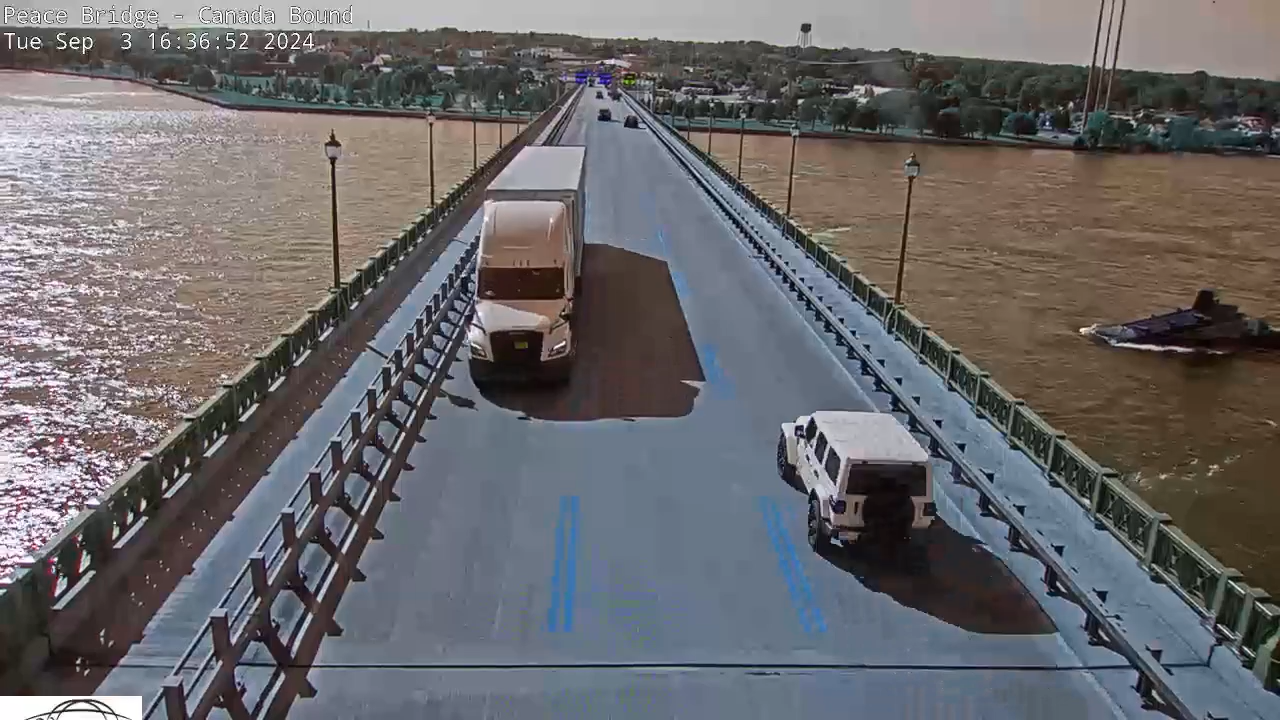
#> input picture main.png, 1280 x 720 px, given in place of output3.mp4, which was not available
$ jupyter execute --allow-errors CarDetection.ipynb   (text cells are left out)
#> lines starting #> are read from the running program, lines starting #| are printed output that depends on the picture; after the words box and inside, x2 and y2 are one past the last pixel; in counts of white or black regions, pixels touching at a corner belong together; pictures that were not available may be replaced by others from this repository, and a replacement may not be noted
[cell 1]
import streamlink
import time
import cv2 as cv

[cell 2]
stream_url = "https://manifest.googlevideo.com/api/manifest/hls_variant/expire/1726699152/ei/MALrZpH9FajGi9oP8JeGgQQ/ip/86.107.43.88/id/DnUFAShZKus.1/source/yt_live_broadcast/requiressl/yes/xpc/EgVo2aDSNQ%3D%3D/tx/51257031/txs/51257028%2C51257029%2C51257030%2C51257031%2C51257032/hfr/1/playlist_duration/30/manifest_duration/30/maudio/1/spc/54MbxWGYEv10L5MZxcl1QBLH03orKC2Lm1DTpiyQY2Mqo9MPwbAv0LqcZ42gVds/vprv/1/go/1/rqh/5/pacing/0/nvgoi/1/keepalive/yes/dover/11/itag/0/playlist_type/DVR/sparams/expire%2Cei%2Cip%2Cid%2Csource%2Crequiressl%2Cxpc%2Ctx%2Ctxs%2Chfr%2Cplaylist_duration%2Cmanifest_duration%2Cmaudio%2Cspc%2Cvprv%2Cgo%2Crqh%2Citag%2Cplaylist_type/sig/AJfQdSswRgIhAIlr1yE85xJ5e1k2sQEPQAsoRyX_kXRyWcJU-8igQExGAiEA-PvI-ZgPrvU1ETolGEfhqC0SIG7bN7sDRbpblyL6Umg%3D/file/index.m3u8"
# https://anym3u8player.com/yt/
#> (the rest of this cell did not finish here and is left out)

#> (a cell that did not finish here is left out)

[cell 4]
import cv2 as cv
import numpy as np
from matplotlib import pyplot as plt
import ffmpeg
import os
import datetime
import pytz
from scipy.signal import find_peaks
import sqlite3

[cell 5]
vid_path = "F:\\DA\\Projects\\Peace_bridge\\output3.mp4"

[cell 6]
def convert_to_canada_time(local_time, local_timezone_str, canada_timezone_str):
    local_timezone = pytz.timezone(local_timezone_str)
    local_time = local_timezone.localize(local_time)
    canada_timezone = pytz.timezone(canada_timezone_str)
    canada_time = local_time.astimezone(canada_timezone)
    return canada_time

def get_file_creation_time(file_path):
    creation_time = os.path.getctime(file_path)
    creation_time_readable = datetime.datetime.fromtimestamp(creation_time)
    date = creation_time_readable.date()
    time = creation_time_readable.time().replace(microsecond=0)
    full_creation_time = datetime.datetime.combine(date, time)
    return full_creation_time

#> (the rest of this cell did not finish here and is left out)

[cell 7]
vid_cv = cv.VideoCapture(vid_path)

if not vid_cv.isOpened():
    print(f"Error: Could not open video file: {vid_path}")
    exit()
ret, frame1 = vid_cv.read()
#> frame1 is the input picture: shape (720, 1280, 3); mean B, G, R 107, 104.4, 106.3
if not ret or frame1 is None:
    print("Error: Could not read the first frame from the video.")
    exit()

[cell 8]
lst = []
timestamps = []

[cell 9]
image = cv.cvtColor(frame1, cv.COLOR_BGR2GRAY)
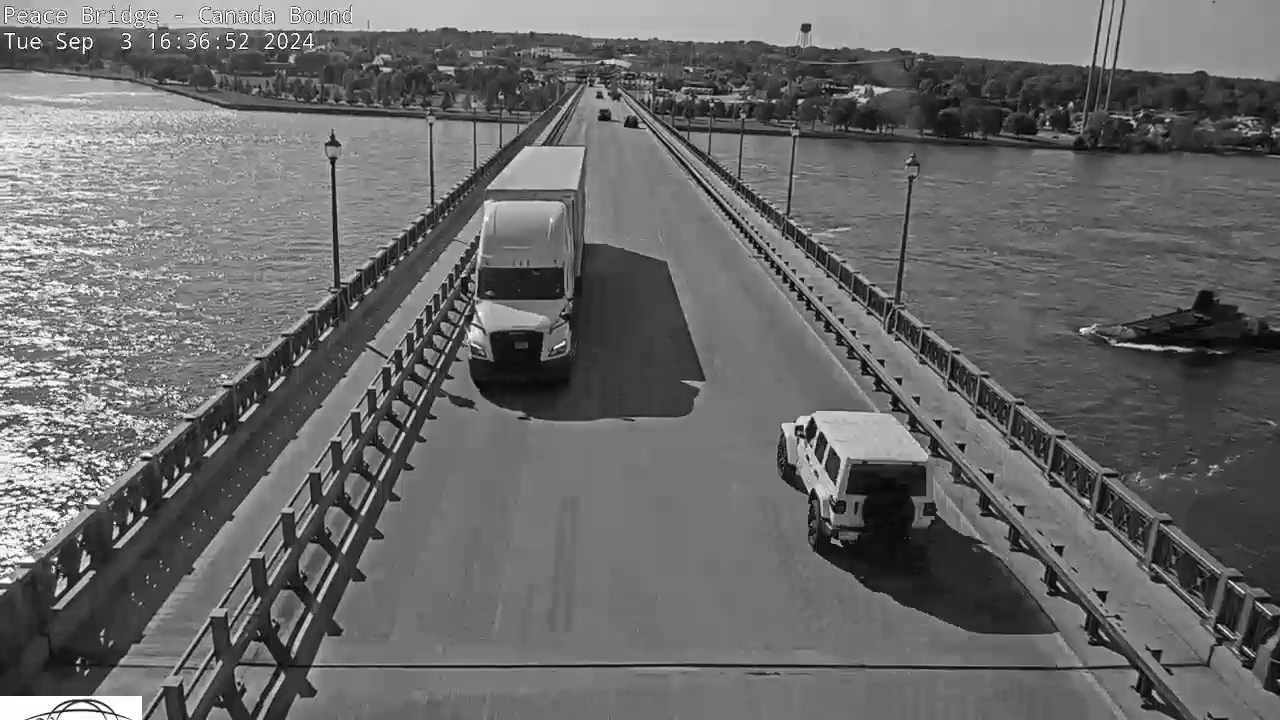
#> image: shape (720, 1280); min 0, max 255, mean 105.3
pts = np.array([[400, 491], [335, 560], [551, 560], [559, 491]])
mask = np.zeros(image.shape[:2], dtype=np.uint8)
cv.fillPoly(mask, [pts], 255)
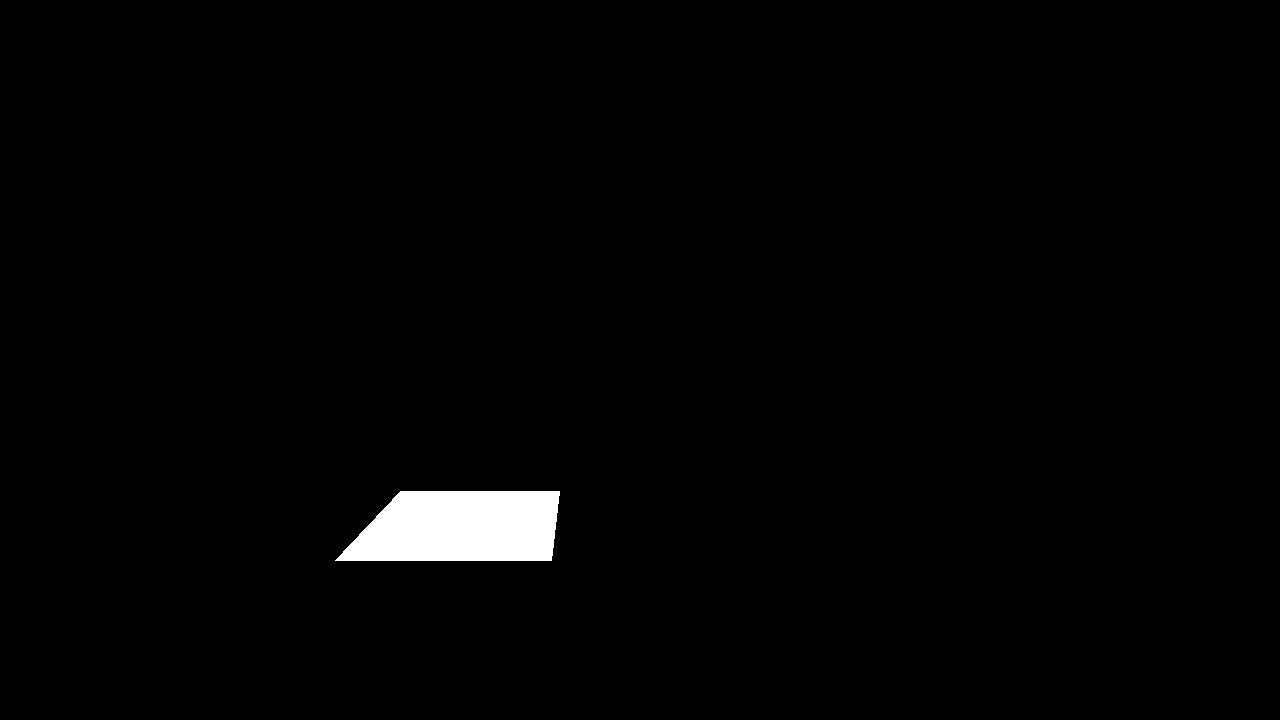
#> mask: shape (720, 1280); 1.4% white; 1 white region, box (x1, y1, x2, y2) and area: (335, 491, 560, 561) 13195
trapezoid_region = cv.bitwise_and(image, image, mask=mask)
#> `diff = cv.absdiff(main_mask, trapezoid_regions)`: diff: shape (720, 1280); every value is 0
#> `diff_sum = pow(np.sum(diff), 2)`: diff_sum = 0
main_mask = trapezoid_region

#> (a cell that did not finish here is left out)

[cell 11]
peaks, _ = find_peaks(lst, height=1e11, distance=100, prominence=1e11)
#> peaks = empty array

plt.figure()
plt.plot(np.ravel(lst))
plt.plot(peaks, np.array(lst)[peaks], "x")
plt.title('Line 1 Car Detection')
plt.show()
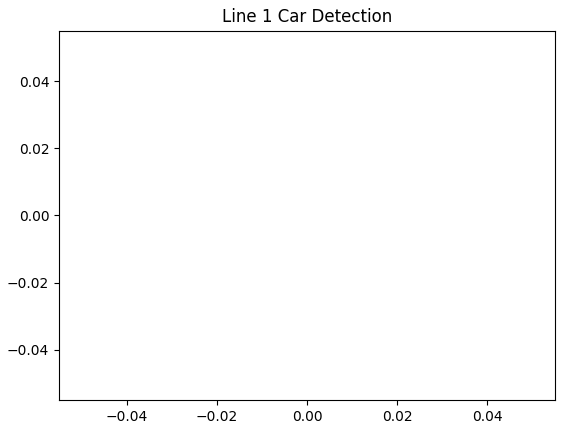
#> figure drawn by matplotlib, 1 panel

print(f"Number of peaks detected for Line 1: {len(peaks)}")
#| Number of peaks detected for Line 1: 0
